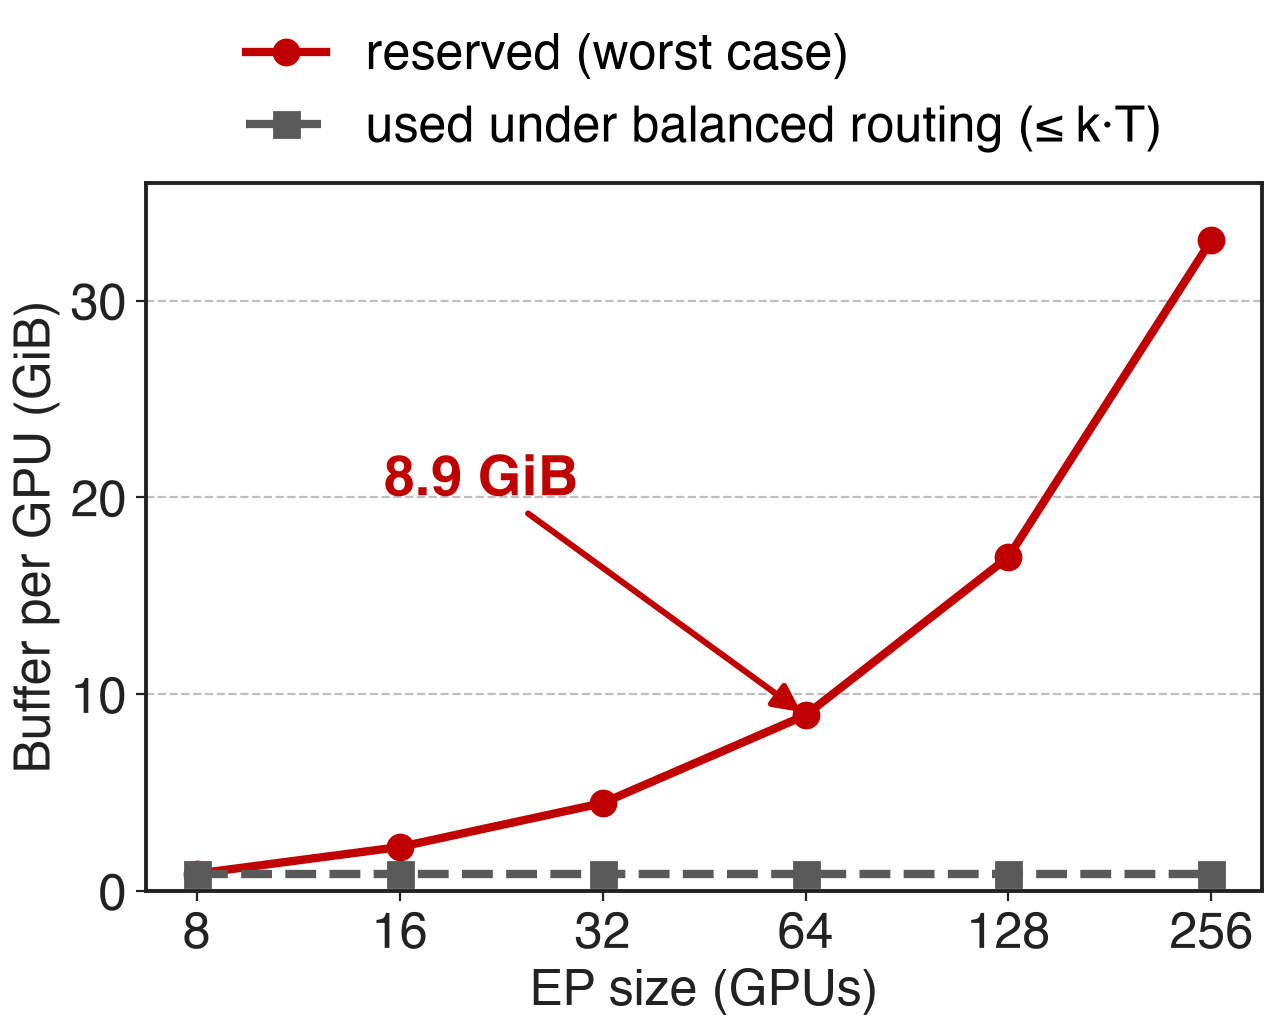

Write the Python code that produced this figure.
"""ep_buffer (analytic): bytes DeepEP V2.5 reserves for one EPBuffer vs. the bytes a rank can receive under
perfectly balanced routing. Replica of csrc/buffers/ep.hpp calculate_buffer_size (+ layout/ep/token.cuh,
kernels/ep/{dispatch,combine}.hpp), hybrid mode, 8 GPUs per node.
Settings: README V3-like benchmark (8K tokens per rank, hidden 7168, top-8, FP8 dispatch, BF16 combine).
Balanced bound: each of N ranks sends each of its T tokens to <= k ranks -> <= k*T tokens per rank on average,
times the larger (combine, BF16) token record. See notes/sources.md.
"""
import sys, pathlib
sys.path.insert(0, str(pathlib.Path(__file__).resolve().parents[3] / "scripts"))
import slidechart as sc


def al(x, a):
    return (x + a - 1) // a * a


def token_bytes(hidden_bytes, sf_bytes, topk, with_meta):
    meta = topk * 8 + ((1 + topk) * 4 if with_meta else 0)
    return al(al(hidden_bytes, 32) + al(sf_bytes, 32) + al(meta, 32), 64)


KCH = 8 * 160   # kNumMaxChannels


def buffer_bytes(N, T, hidden=7168, topk=8, nvl=8):
    so, su = max(1, N // nvl), min(N, nvl)
    dt = token_bytes(hidden, (hidden + 31) // 32 * 4, topk, True)      # FP8 + UE8M0/FP32 scale packs
    ct = token_bytes(hidden * 2, 0, topk, False)                        # BF16
    if so == 1:
        d, c = dt * N * T, ct * min(N, topk) * T
    else:
        d = dt * su * so * T + dt * T + dt * so * (T + KCH)
        c = ct * min(su, topk) * so * T + ct * min(so, topk) * T + ct * so * (T + KCH)
    return al(max(d, c), 2 << 20), ct


GiB = 2 ** 30
T, K = 8192, 8
eps = [8, 16, 32, 64, 128, 256]
res = [buffer_bytes(n, T) for n in eps]
reserved = [b / GiB for b, _ in res]
balanced = [K * T * ct / GiB for _, ct in res]
for n, r, b in zip(eps, reserved, balanced):
    print(f"EP{n}: reserved {r:.2f} GiB, balanced <= {b:.2f} GiB, ratio {r / b:.1f}x")

sc.setup()
fig, ax = sc.figure("right")
xs = list(range(len(eps)))
ax.plot(xs, reserved, color=sc.PROBLEM, marker="o", label="reserved (worst case)")
ax.plot(xs, balanced, color=sc.GRAYS[3], marker="s", linestyle="--", label="used under balanced routing (≤ k·T)")
ax.set_xticks(xs)
ax.set_xticklabels([str(n) for n in eps])
ax.set_xlabel("EP size (GPUs)")
ax.set_ylabel("Buffer per GPU (GiB)")
ax.set_ylim(0, 36)
sc.top_legend(ax, ncol=1)
i64 = eps.index(64)
sc.callout(ax, f"{reserved[i64]:.1f} GiB", xy=(i64, reserved[i64]), xytext=(i64 - 1.6, reserved[i64] + 12),
           color=sc.PROBLEM)

sc.save(fig, __file__)
